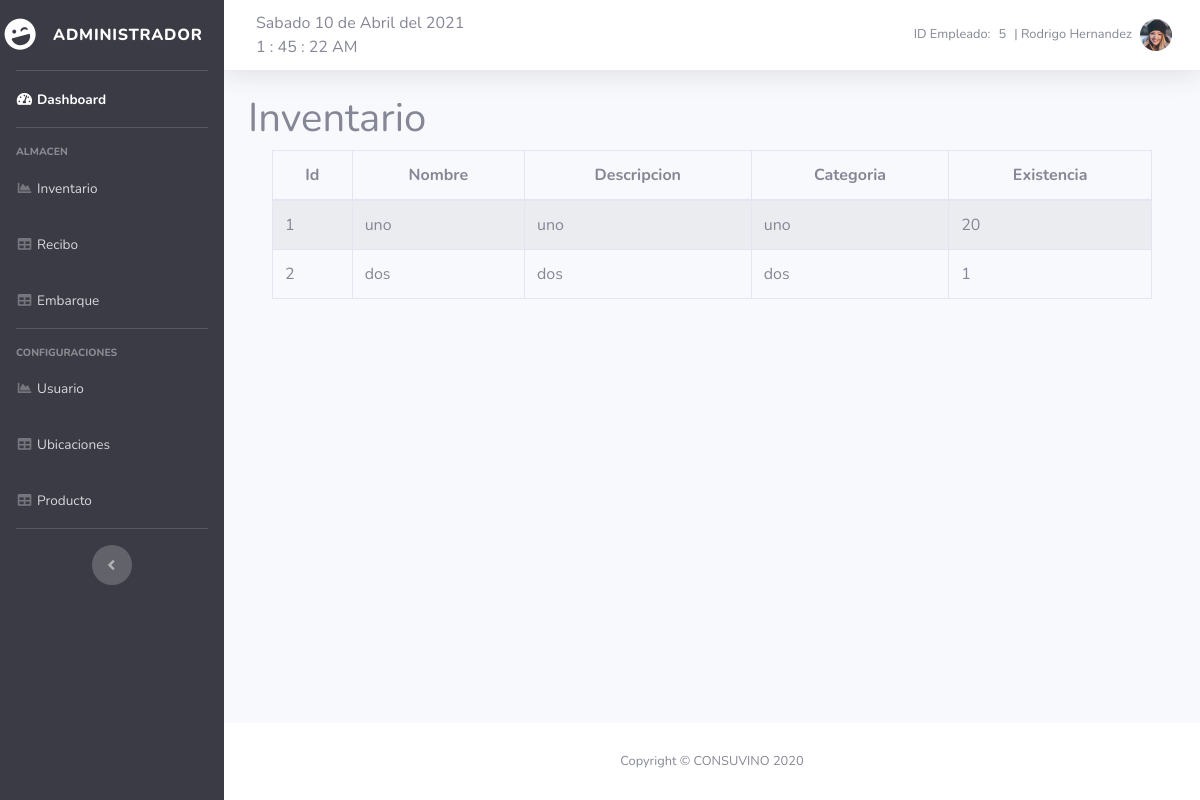
/inventario.php (signed in), run on an earlier commit of the app's database.
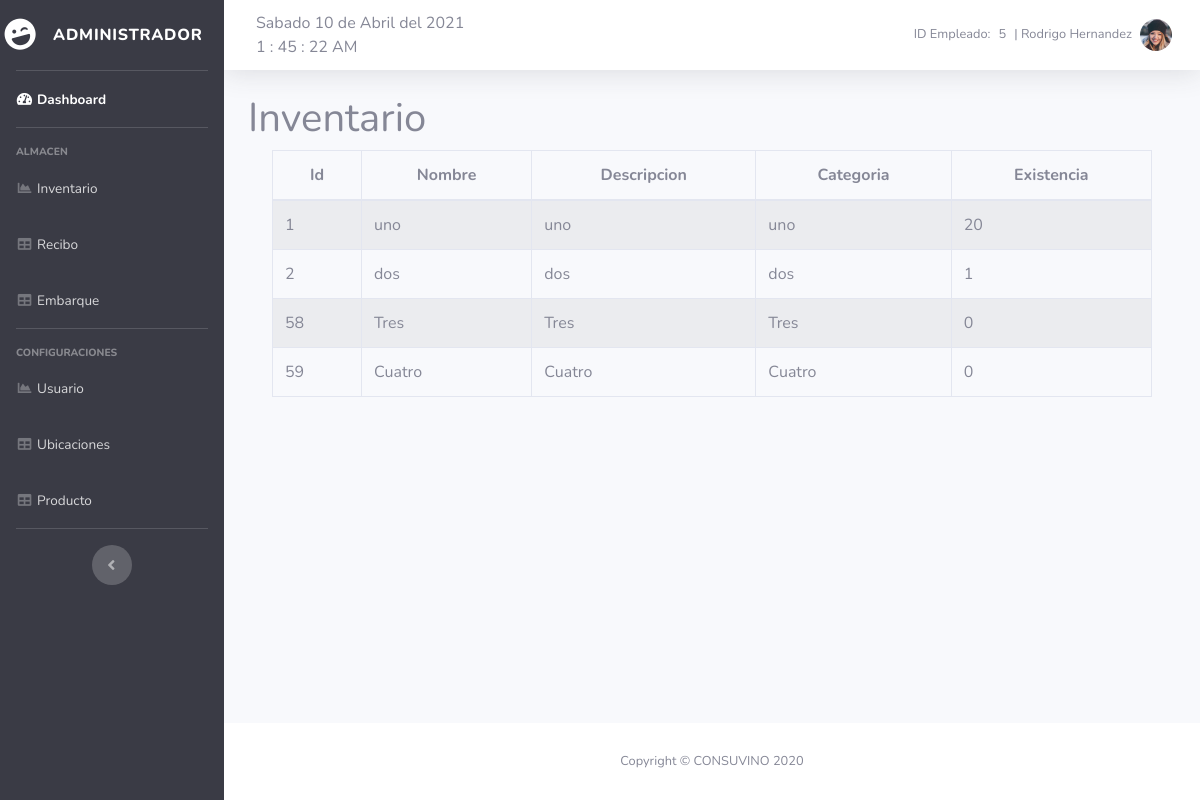
And on a later commit of the database.
### tables this page shows
CREATE TABLE `producto` (
                            `id` int(11) NOT NULL,
                            `nombre` varchar(50) NOT NULL,
                            `descripcion` varchar(100) NOT NULL,
                            `categoria` varchar(50) NOT NULL,
                            `existencia` int(11) DEFAULT 0,
                            `fechaEntrada` date DEFAULT NULL,
                            `cantidadEntrada` int(11) DEFAULT NULL,
                            `fechaSalida` varchar(50) DEFAULT NULL,
                            `cantidadSalida` int(11) DEFAULT NULL,
                            `IdEmpRecibo` int(11) DEFAULT NULL,
                            `IdEmpSurte` int(11) DEFAULT NULL
);

### inventario.php (the view, shortened to what this page needs)
<?php require_once "vistas/parte_superior.php"?>
    <div class="container">
        <h1>Inventario</h1>
        <?php
        $pdo = new Conexion();
        $query2 =$pdo->prepare("SELECT id, nombre, descripcion, categoria, existencia FROM producto");
        $query2->execute();
        $data=$query2->fetchAll(PDO::FETCH_ASSOC);
        ?>
        <div class="container">
            <div class="row">
                <div class="col-lg-12">
                    <div class="table-responsive">
                        <table id="tablaInventario" class="table table-striped table-bordered table-condensed" style="width:100%">
                            <thead class="text-center">
                            <tr>
                                <th>Id</th>
                                <th>Nombre</th>
                                <th>Descripcion</th>
                                <th>Categoria</th>
                                <th>Existencia</th>
                            </tr>
                            </thead>
                            <tbody>
                            <?php
                            foreach($data as $dat) {
                                ?>
                                <tr>
                                    <td><?php echo $dat['id'] ?></td>
                                    <td><?php echo $dat['nombre'] ?></td>
                                    <td><?php echo $dat['descripcion'] ?></td>
                                    <td><?php echo $dat['categoria'] ?></td>
                                    <td><?php echo $dat['existencia'] ?></td>
                                </tr>
                                <?php
                            }
                            ?>
                            </tbody>
                        </table>
                    </div>
                </div>
            </div>
        </div>
    </div>
<?php require_once "vistas/parte_inferior.php"?>

### vistas/parte_superior.php (shortened to what this page needs)
<!DOCTYPE html>
<html lang="en">
<head>
  <link href="vendor/fontawesome-free/css/all.min.css" rel="stylesheet" type="text/css">
  <link href="css/sb-admin-2.min.css" rel="stylesheet">
    <link rel="stylesheet" type="text/css" href="vendor/datatables/datatables.min.css"/>
    <link rel="stylesheet"  type="text/css" href="vendor/datatables/DataTables-1.10.18/css/dataTables.bootstrap4.min.css">
    <link rel="stylesheet" href="reloj.css">
</head>
<body id="page-top">
  <div id="wrapper">
    <ul class="navbar-nav bg-gray-900 sidebar sidebar-dark accordion" id="accordionSidebar">
      <a class="sidebar-brand d-flex align-items-center justify-content-center" href="index.php">
        <div class="sidebar-brand-icon rotate-n-15">
          <i class="fas fa-laugh-wink"></i>
        </div>
        <div class="sidebar-brand-text mx-3"><?php echo $_SESSION['privilegios']; ?> </sup></div>
      </a>
        <hr class="sidebar-divider my-0">
        <li class="nav-item active">
            <a class="nav-link" href="index.php"><i class="fas fa-fw fa-tachometer-alt"></i><span>Dashboard</span></a>
        </li>
        <hr class="sidebar-divider">
        <div class="sidebar-heading"> Almacen </div>
        <li class="nav-item">
            <a class="nav-link" href="inventario.php"><i class="fas fa-fw fa-chart-area"></i><span>Inventario</span></a>
        </li>
        <li class="nav-item">
            <a class="nav-link" href="recibo.php"><i class="fas fa-fw fa-table"></i><span>Recibo</span></a>
        </li>
        <li class="nav-item">
            <a class="nav-link" href="embarque.php"><i class="fas fa-fw fa-table"></i><span>Embarque</span></a>
        </li>
        <?php
        if ($_SESSION['privilegios'] == 'Administrador') {
            echo '
        <hr class="sidebar-divider">
        <div class="sidebar-heading">
            Configuraciones
        </div>
        <li class="nav-item">
            <a class="nav-link" href="Usuario.php"><i class="fas fa-fw fa-chart-area"></i><span>Usuario</span></a>
        </li>
        <li class="nav-item">
            <a class="nav-link" href="localidad.php"><i class="fas fa-fw fa-table"></i><span>Ubicaciones</span></a>
        </li>
        <li class="nav-item">
            <a class="nav-link" href="producto.php"><i class="fas fa-fw fa-table"></i><span>Producto</span></a>
        </li>
        <hr class="sidebar-divider d-none d-md-block">';
        }
        ?>
      <div class="text-center d-none d-md-inline">
        <button class="rounded-circle border-0" id="sidebarToggle"></button>
      </div>
    </ul>
    <div id="content-wrapper" class="d-flex flex-column">
      <div id="content">
        <nav class="navbar navbar-expand navbar-light bg-white topbar mb-4 static-top shadow">
            <form
                    class="d-none d-sm-inline-block form-inline mr-auto ml-md-3 my-2 my-md-0 mw-100 navbar-search">
                <div class="input-group">
                    <div class="widget">
                        <div class="fecha">
                            <p id="diaSemana" class="diaSemana">Martes</p>
                            <p id="dia" class="dia">27</p>
                            <p>de </p>
                            <p id="mes" class="mes">Octubre</p>
                            <p>del </p>
                            <p id="year" class="year">2015</p>
                            <section class="hora">
                                <p id="horas" class="horas">11</p>
                                <p>:</p>
                                <p id="minutos" class="minutos">48</p>
                                <p>:</p>
                                <p id="segundos" class="segundos">12</p>
                                <p id="ampm" class="ampm">AM</p>
                            </section>
                        </div>
                    </div>
                </div>
            </form>
          <ul class="navbar-nav ml-auto">
            <li class="nav-item dropdown no-arrow">
              <a class="nav-link dropdown-toggle" href="#" id="userDropdown" role="button" data-toggle="dropdown" aria-haspopup="true" aria-expanded="false">
                  <span class="mr-2 d-none d-lg-inline text-gray-600 small" >ID Empleado:</span>
                  <span class="mr-2 d-none d-lg-inline text-gray-600 small" id="User"><?php echo $_SESSION['IdUsuario']; ?></span>
                  <span class="mr-2 d-none d-lg-inline text-gray-600 small"> | <?php echo $_SESSION['nombreUsuario']; ?></span>
                  <?php
                  if ($_SESSION['foto'] == '') {
                      echo '<img src="img/profileUser.svg" class="img-profile rounded-circle" >';
                  } else {
                      echo '<img src="' . $_SESSION['foto'] . '" class="img-profile rounded-circle">';
                  }
                  ?>
              </a>
            </li>
          </ul>
        </nav>

### vistas/parte_inferior.php (shortened to what this page needs)
      </div>
      <footer class="sticky-footer bg-white">
        <div class="container my-auto">
          <div class="copyright text-center my-auto">
              <span>Copyright &copy; CONSUVINO 2020</span>
          </div>
        </div>
      </footer>
    </div>
  </div>
</body>
</html>

### reloj.css (style rules this page uses)
.widget p { margin: auto; display: inline-block; line-height: 1em; }

What changed in the data, as far as the page shows it:
added producto: id "58", nombre "Tres", descripcion "Tres", categoria "Tres", existencia "0"
added producto: id "59", nombre "Cuatro", descripcion "Cuatro", categoria "Cuatro", existencia "0"
